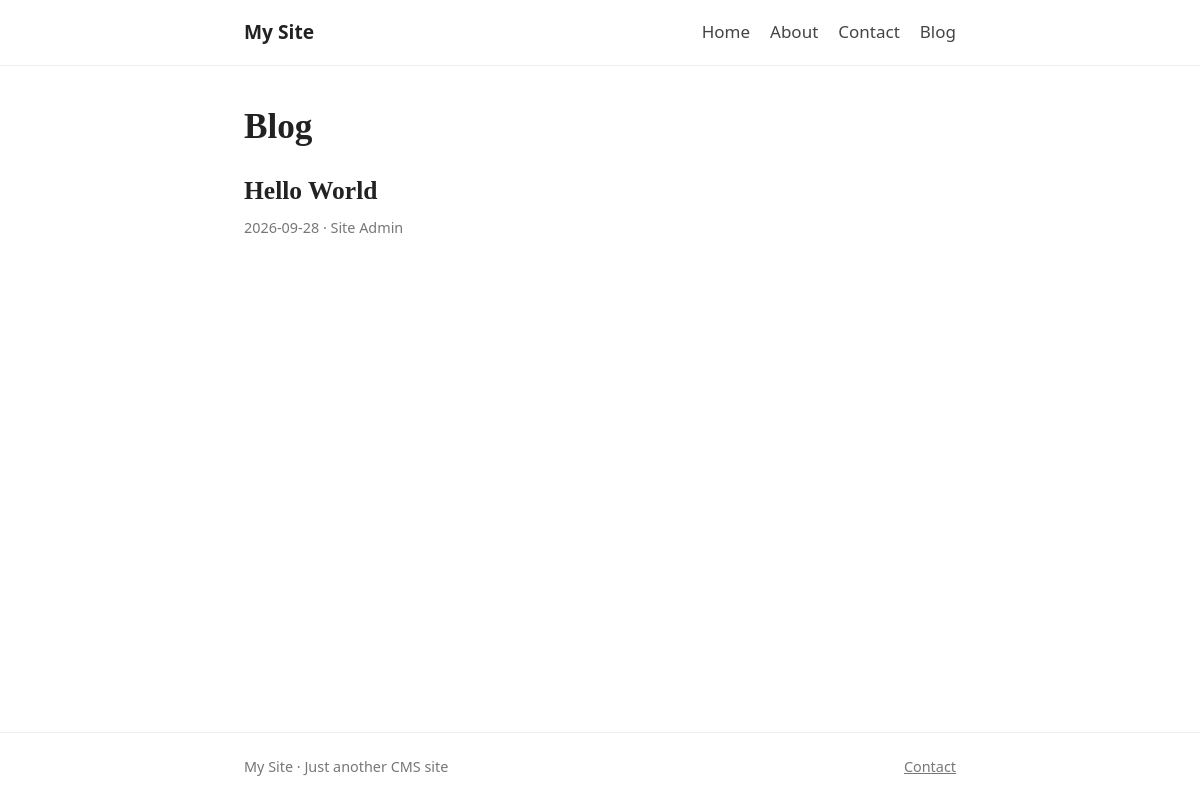
Screenshot of /blog/ with the database file from the repository.
### tables this page shows
CREATE TABLE settings (
    key        TEXT PRIMARY KEY,
    value      TEXT,
    updated_at TEXT NOT NULL DEFAULT (datetime('now'))
);

CREATE TABLE menu_items (
    id         INTEGER PRIMARY KEY,
    menu_id    INTEGER NOT NULL REFERENCES menus(id) ON DELETE CASCADE,
    parent_id  INTEGER REFERENCES menu_items(id) ON DELETE CASCADE,
    label      TEXT NOT NULL,
    post_id    INTEGER REFERENCES posts(id) ON DELETE CASCADE,  -- link to a page/post...
    url        TEXT,                                            -- ...or an external URL
    sort_order INTEGER NOT NULL DEFAULT 0,
    CHECK (post_id IS NOT NULL OR url IS NOT NULL)
);

CREATE TABLE posts (
    id                INTEGER PRIMARY KEY,
    type              TEXT NOT NULL DEFAULT 'post' CHECK (type IN ('post', 'page')),
    title             TEXT NOT NULL,
    slug              TEXT NOT NULL,
    excerpt           TEXT,
    body              TEXT NOT NULL DEFAULT '',
    status            TEXT NOT NULL DEFAULT 'draft'
                      CHECK (status IN ('draft', 'review', 'scheduled', 'published', 'archived')),
    author_id         INTEGER NOT NULL REFERENCES users(id),
    parent_id         INTEGER REFERENCES posts(id) ON DELETE SET NULL,  -- page hierarchy
    featured_image_id INTEGER REFERENCES media(id) ON DELETE SET NULL,
    meta_title        TEXT,
    meta_description  TEXT,
    sort_order        INTEGER NOT NULL DEFAULT 0,
    allow_comments    INTEGER NOT NULL DEFAULT 1 CHECK (allow_comments IN (0, 1)),
    published_at      TEXT,
    created_at        TEXT NOT NULL DEFAULT (datetime('now')),
    updated_at        TEXT NOT NULL DEFAULT (datetime('now')),
    UNIQUE (type, slug)
);

CREATE TABLE users (
    id            INTEGER PRIMARY KEY,
    email         TEXT NOT NULL UNIQUE COLLATE NOCASE,
    username      TEXT NOT NULL UNIQUE COLLATE NOCASE,
    password_hash TEXT NOT NULL,
    display_name  TEXT,
    bio           TEXT,
    avatar_id     INTEGER REFERENCES media(id) ON DELETE SET NULL,
    role_id       INTEGER NOT NULL REFERENCES roles(id),
    is_active     INTEGER NOT NULL DEFAULT 1 CHECK (is_active IN (0, 1)),
    last_login_at TEXT,
    created_at    TEXT NOT NULL DEFAULT (datetime('now')),
    updated_at    TEXT NOT NULL DEFAULT (datetime('now'))
);

### app.py (the view)
@app.route("/blog/")
def blog():
    per_page = int(get_settings().get("posts_per_page") or 10)
    page_no = max(request.args.get("page", 1, type=int), 1)
    posts = get_db().execute(
        "SELECT p.*, u.display_name AS author, m.path AS image_path, m.alt_text AS image_alt "
        "FROM posts p JOIN users u ON u.id = p.author_id LEFT JOIN media m ON m.id = p.featured_image_id "
        "WHERE p.type = 'post' AND p.status = 'published' ORDER BY p.published_at DESC "
        "LIMIT ? OFFSET ?", (per_page + 1, (page_no - 1) * per_page)).fetchall()
    return render_template("site/blog.html", posts=posts[:per_page], page_no=page_no,
                           has_next=len(posts) > per_page)

### app.py (called while the page is built)
def get_db() -> sqlite3.Connection:
    if "db" not in g:
        if not DB_PATH.exists():
            raise RuntimeError("Database not found. Run: python db/init_db.py")
        g.db = sqlite3.connect(DB_PATH)
        g.db.row_factory = sqlite3.Row
        g.db.execute("PRAGMA foreign_keys = ON")
    return g.db

def get_settings() -> dict:
    return {r["key"]: r["value"] for r in get_db().execute("SELECT key, value FROM settings")}

def current_user():
    if "user" not in g:
        uid = session.get("user_id")
        g.user = uid and get_db().execute(
            "SELECT u.*, r.name AS role FROM users u JOIN roles r ON r.id = u.role_id "
            "WHERE u.id = ? AND u.is_active = 1", (uid,)).fetchone()
    return g.user

@app.before_request
def csrf_protect():
    if request.method == "POST":
        token = session.get("csrf_token")
        sent = request.form.get("csrf_token") or request.headers.get("X-CSRF-Token", "")
        if not token or not hmac.compare_digest(token, sent):
            abort(400, "Invalid form token. Go back, refresh the page and try again.")

@app.context_processor
def inject_globals():
    if "csrf_token" not in session:
        session["csrf_token"] = secrets.token_hex(16)
    return {"csrf_token": session["csrf_token"], "user": current_user(),
            "has_role": has_role, "can_edit": can_edit, "can_create": can_create,
            "media_url": media_url}

def load_menu(location):
    return get_db().execute(
        "SELECT i.label, i.url, p.slug, p.type FROM menu_items i JOIN menus m ON m.id = i.menu_id "
        "LEFT JOIN posts p ON p.id = i.post_id WHERE m.location = ? "
        "AND (p.id IS NULL OR p.status = 'published') ORDER BY i.sort_order, i.id", (location,)).fetchall()

@app.context_processor
def inject_site():
    return {"site": get_settings(), "menu": load_menu("header"), "footer_menu": load_menu("footer")}

### templates/site/blog.html (shortened to what this page needs)
{% extends "site/base.html" %}
{% block content %}
<h1>Blog</h1>
{% for p in posts %}
  <article class="summary">
    <h2><a href="{{ url_for('blog_post', slug=p.slug) }}">{{ p.title }}</a></h2>
    <p class="meta">{{ p.published_at[:10] }} · {{ p.author }}</p>
  </article>
{% else %}
  <p>No posts yet.</p>
{% endfor %}
{% endblock %}

### templates/site/base.html (shortened to what this page needs)
<!doctype html>
<html lang="en">
<head>
  <link rel="stylesheet" href="{{ url_for('static', filename='site.css') }}">
</head>
<body>
  {% macro menu_link(m) -%}
    <a href="{{ m.url or (url_for('blog_post', slug=m.slug) if m.type == 'post' else url_for('page', slug=m.slug)) }}">{{ m.label }}</a>
  {%- endmacro %}
  <header class="site-header">
    <div class="wrap">
      <a class="logo" href="{{ url_for('home') }}">{{ site.site_title }}</a>
      <nav>
        {% for m in menu %}{{ menu_link(m) }}{% endfor %}
        <a href="{{ url_for('blog') }}">Blog</a>
      </nav>
    </div>
  </header>
  <main class="wrap">{% block content %}{% endblock %}</main>
  <footer class="site-footer">
    <div class="wrap">
      <span>{{ site.site_title }} · {{ site.site_tagline }}</span>
      {% if footer_menu %}<nav>{% for m in footer_menu %}{{ menu_link(m) }}{% endfor %}</nav>{% endif %}
    </div>
  </footer>
</body>
</html>

### static/site.css (style rules this page uses)
* { box-sizing: border-box; }
body { margin: 0; font: 17px/1.7 Georgia, "Times New Roman", serif; color: #222; background: #fff; display: flex; flex-direction: column; min-height: 100vh; }
a { color: #2f6fdb; }
.wrap { max-width: 760px; margin: 0 auto; padding: 0 1.5rem; width: 100%; }
main.wrap { flex: 1; padding-top: 2.5rem; padding-bottom: 3rem; }
.site-header { border-bottom: 1px solid #eee; font-family: system-ui, "Segoe UI", sans-serif; }
.site-header .wrap { display: flex; justify-content: space-between; align-items: center; padding-top: 1rem; padding-bottom: 1rem; }
.logo { font-weight: 700; font-size: 1.2rem; color: #222; text-decoration: none; }
.site-header nav { display: flex; gap: 1.25rem; }
.site-header nav a { color: #444; text-decoration: none; }
h1 { font-size: 2.2rem; line-height: 1.2; margin: 0 0 .5rem; }
.meta { color: #777; font-size: .9rem; font-family: system-ui, sans-serif; margin-top: 0; }
.summary { margin-bottom: 2rem; }
.summary h2 { margin-bottom: .2rem; }
.summary h2 a { color: #222; text-decoration: none; }
.site-footer { border-top: 1px solid #eee; padding: 1.5rem 0; color: #777; font: .9rem system-ui, sans-serif; }
.site-footer .wrap { display: flex; justify-content: space-between; flex-wrap: wrap; gap: 1rem; }
.site-footer nav { display: flex; gap: 1rem; }
.site-footer a { color: #777; }

### rows the page displays
settings: site_title "My Site"
menu_items: label "Home"
menu_items: label "About"
menu_items: label "Contact"
posts: title "Hello World", published_at "2026-09-28", author "Site Admin"
settings: site_tagline "Just another CMS site"
menu_items: label "Contact"
